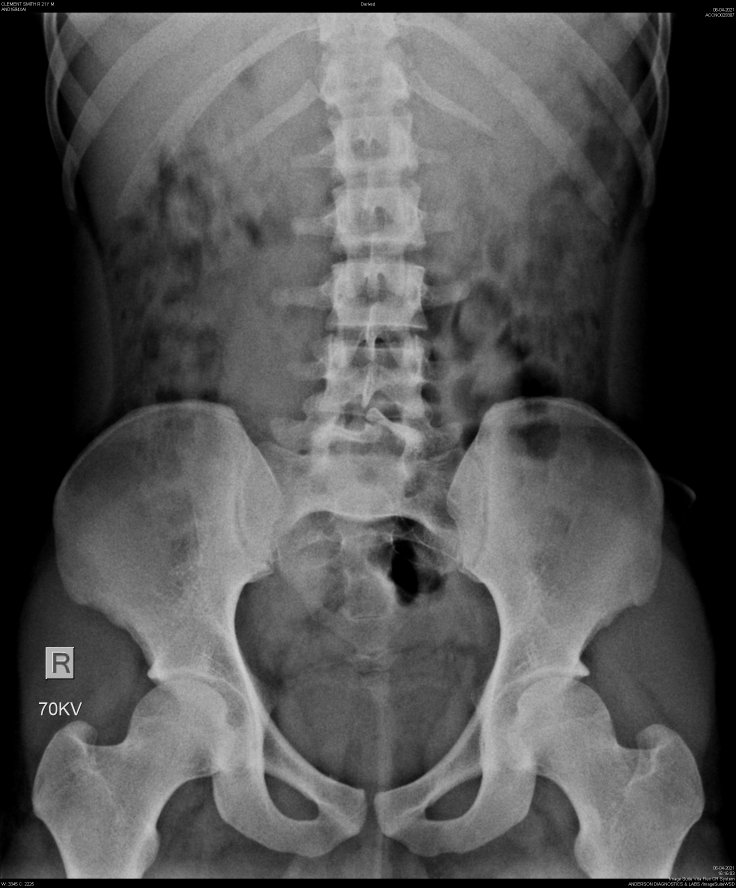
#> input picture X-Rays/70KV.jpg, 2208 x 2664 px (shown at 1/3 size)
$ jupyter execute 70-90-histogram.ipynb
#> lines starting #> are read from the running program, lines starting #| are printed output that depends on the picture; long printed decimals are rounded
[cell 1]
from PIL import Image, ImageOps
import numpy as np
from matplotlib import pyplot as plt
import cv2 as cv
import math

[cell 2]
im1 = Image.open('X-Rays/70KV.jpg')
#> im1 is the input picture: PIL image 2208x2664 RGB; min 0, max 255, mean 82.7

# applying equalize method
low_image = ImageOps.equalize(im1, mask = None)

plt.imshow(low_image)

[cell 3]
img = Image.open('X-Rays/92KV.jpg')
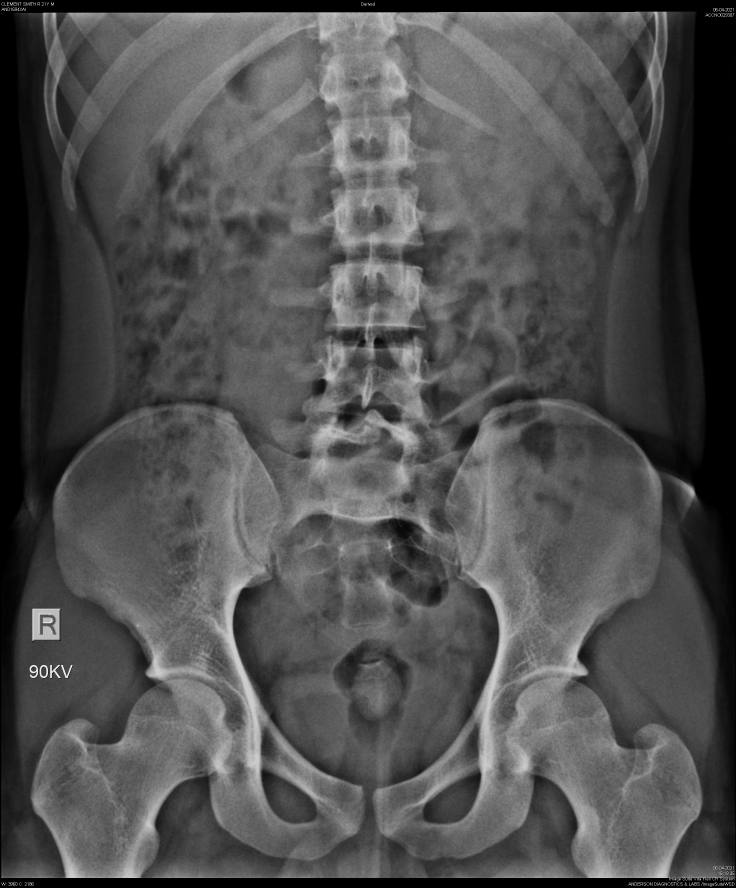
#> input picture X-Rays/92KV.jpg, 2208 x 2664 px (shown at 1/3 size)
#> img is the input picture: PIL image 2208x2664 RGB; min 0, max 255, mean 80.4
high_image = ImageOps.equalize(img, mask = None)
plt.imshow(high_image)

### L1

[cell 4]
left = 1000
top = 520
right = 1250
bottom = 650
low_cropped_img = low_image.crop((left,top,right,bottom))
plt.imshow(low_cropped_img)

[cell 5]
low_avg_pixel_intensity = np.mean(low_cropped_img)
#> low_avg_pixel_intensity = 228
print(low_avg_pixel_intensity)
#| 228.029

[cell 6]
left = 1000
top = 520
right = 1250
bottom = 750
high_cropped_img = high_image.crop((left,top,right,bottom))
plt.imshow(high_cropped_img)

[cell 7]
high_avg_pixel_intensity = np.mean(high_cropped_img)
#> high_avg_pixel_intensity = 210.6
print(high_avg_pixel_intensity)
#| 210.632

## Crop the region containing soft tissues

[cell 8]
left = 1500
top = 1195
right = 1526
bottom = 1205
low_cropped_img = low_image.crop((left,top,right,bottom))
plt.imshow(low_cropped_img)

[cell 9]
k_low_avg_pixel_intensity = np.mean(low_cropped_img)
#> k_low_avg_pixel_intensity = 85.58
print(k_low_avg_pixel_intensity)
#| 85.585

[cell 10]
left = 1449
top = 1196
right = 1480
bottom = 1212
high_cropped_img = high_image.crop((left,top,right,bottom))
#> high_cropped_img: PIL image 31x16 RGB
plt.imshow(high_cropped_img)

[cell 11]
k_high_avg_pixel_intensity = np.mean(high_cropped_img)
#> k_high_avg_pixel_intensity = 84.19
print(k_high_avg_pixel_intensity)
#| 84.190

[cell 12]
K = math.log(k_low_avg_pixel_intensity)/math.log(k_high_avg_pixel_intensity)
#> K = 1
K
#> Out = 1

[cell 13]
mu_b_low = 0.255

[cell 14]
mu_b_high = 0.199

[cell 15]
Numerator = (math.log(low_avg_pixel_intensity)) - (K * math.log(high_avg_pixel_intensity))
#> Numerator = 0.0595
print(Numerator)
#| 0.05953

[cell 16]
Denominator = mu_b_low - (K * mu_b_high)
#> Denominator = 0.0553
print(Denominator)
#| 0.05526

[cell 17]
M_b1 = Numerator/Denominator
#> M_b1 = 1.08

[cell 18]
M_b1
#> Out = 1.08

### L2

[cell 19]
left = 1000
top = 785
right = 1250
bottom = 1000
low_cropped_img = low_image.crop((left,top,right,bottom))
#> low_cropped_img: PIL image 250x215 RGB
plt.imshow(low_cropped_img)

[cell 20]
low_avg_pixel_intensity = np.mean(low_cropped_img)
#> low_avg_pixel_intensity = 216.4
print(low_avg_pixel_intensity)
#| 216.369

[cell 21]
left = 1000
top = 775
right = 1250
bottom = 960
high_cropped_img = high_image.crop((left,top,right,bottom))
#> high_cropped_img: PIL image 250x185 RGB
plt.imshow(high_cropped_img)

[cell 22]
high_avg_pixel_intensity = np.mean(high_cropped_img)
#> high_avg_pixel_intensity = 203.4
print(high_avg_pixel_intensity)
#| 203.410

[cell 23]
left = 1500
top = 1197
right = 1519
bottom = 1205
low_cropped_img = low_image.crop((left,top,right,bottom))
plt.imshow(low_cropped_img)

[cell 24]
k_low_avg_pixel_intensity = np.mean(low_cropped_img)
#> k_low_avg_pixel_intensity = 86.26
print(k_low_avg_pixel_intensity)
#| 86.263

[cell 25]
left = 1449
top = 1192
right = 1481
bottom = 1215
high_cropped_img = high_image.crop((left,top,right,bottom))
#> high_cropped_img: PIL image 32x23 RGB
plt.imshow(high_cropped_img)

[cell 26]
k_high_avg_pixel_intensity = np.mean(high_cropped_img)
#> k_high_avg_pixel_intensity = 85.91
print(k_high_avg_pixel_intensity)
#| 85.913

[cell 27]
K = math.log(k_low_avg_pixel_intensity)/math.log(k_high_avg_pixel_intensity)
K
#> Out = 1

[cell 28]
mu_b_low = 0.255

[cell 29]
mu_b_high = 0.199

[cell 30]
Numerator = (math.log(low_avg_pixel_intensity)) - (K * math.log(high_avg_pixel_intensity))
#> Numerator = 0.0569
print(Numerator)
#| 0.0569

[cell 31]
Denominator = mu_b_low - (K * mu_b_high)
#> Denominator = 0.0558
print(Denominator)
#| 0.05582

[cell 32]
M_b2 = Numerator/Denominator
#> M_b2 = 1.02

[cell 33]
M_b2
#> Out = 1.02

### L3

[cell 34]
left = 1000
top = 985
right = 1250
bottom = 1200
low_cropped_img = low_image.crop((left,top,right,bottom))
plt.imshow(low_cropped_img)

[cell 35]
low_avg_pixel_intensity = np.mean(low_cropped_img)
#> low_avg_pixel_intensity = 192.3
print(low_avg_pixel_intensity)
#| 192.270

[cell 36]
left = 1000
top = 985
right = 1250
bottom = 1150
high_cropped_img = high_image.crop((left,top,right,bottom))
#> high_cropped_img: PIL image 250x165 RGB
plt.imshow(high_cropped_img)

[cell 37]
high_avg_pixel_intensity = np.mean(high_cropped_img)
#> high_avg_pixel_intensity = 146.7
print(high_avg_pixel_intensity)
#| 146.680

[cell 38]
left = 1500
top = 1197
right = 1520
bottom = 1210
low_cropped_img = low_image.crop((left,top,right,bottom))
plt.imshow(low_cropped_img)
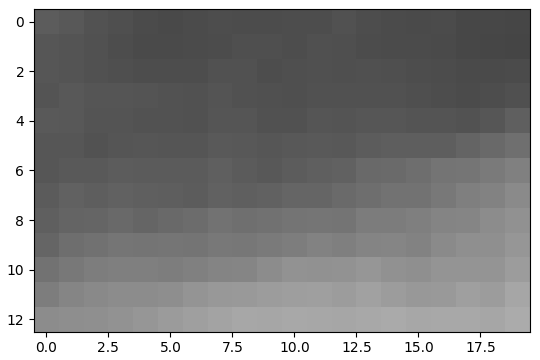
#> figure drawn by matplotlib, 1 panel

[cell 39]
k_low_avg_pixel_intensity = np.mean(low_cropped_img)
#> k_low_avg_pixel_intensity = 106.4
print(k_low_avg_pixel_intensity)
#| 106.404

[cell 40]
left = 1450
top = 1191
right = 1480
bottom = 1216
high_cropped_img = high_image.crop((left,top,right,bottom))
#> high_cropped_img: PIL image 30x25 RGB
plt.imshow(high_cropped_img)

[cell 41]
k_high_avg_pixel_intensity = np.mean(high_cropped_img)
#> k_high_avg_pixel_intensity = 86.03
print(k_high_avg_pixel_intensity)
#| 86.029

[cell 42]
K = math.log(k_low_avg_pixel_intensity)/math.log(k_high_avg_pixel_intensity)
#> K = 1.05
K
#> Out = 1.05

[cell 43]
mu_b_low = 0.255

[cell 44]
mu_b_high = 0.199

[cell 45]
Numerator = (math.log(low_avg_pixel_intensity)) - (K * math.log(high_avg_pixel_intensity))
#> Numerator = 0.0326
print(Numerator)
#| 0.03263

[cell 46]
Denominator = mu_b_low - (K * mu_b_high)
#> Denominator = 0.0465
print(Denominator)
#| 0.0465

[cell 47]
M_b3 = Numerator/Denominator
#> M_b3 = 0.702

[cell 48]
M_b3
#> Out = 0.702

### L4

[cell 49]
left = 950
top = 1185
right = 1250
bottom = 1300
low_cropped_img = low_image.crop((left,top,right,bottom))
#> low_cropped_img: PIL image 300x115 RGB
plt.imshow(low_cropped_img)

[cell 50]
low_avg_pixel_intensity = np.mean(low_cropped_img)
#> low_avg_pixel_intensity = 197.6
print(low_avg_pixel_intensity)
#| 197.592

[cell 51]
left = 1000
top = 1185
right = 1200
bottom = 1350
high_cropped_img = high_image.crop((left,top,right,bottom))
#> high_cropped_img: PIL image 200x165 RGB
plt.imshow(high_cropped_img)

[cell 52]
high_avg_pixel_intensity = np.mean(high_cropped_img)
#> high_avg_pixel_intensity = 150.2
print(high_avg_pixel_intensity)
#| 150.200

[cell 53]
left = 1501
top = 1197
right = 1520
bottom = 1210
low_cropped_img = low_image.crop((left,top,right,bottom))
plt.imshow(low_cropped_img)
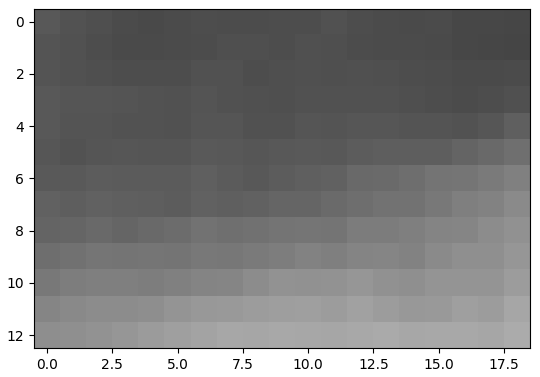
#> figure drawn by matplotlib, 1 panel

[cell 54]
k_low_avg_pixel_intensity = np.mean(low_cropped_img)
#> k_low_avg_pixel_intensity = 106.8
print(k_low_avg_pixel_intensity)
#| 106.842

[cell 55]
left = 1449
top = 1190
right = 1480
bottom = 1221
high_cropped_img = high_image.crop((left,top,right,bottom))
#> high_cropped_img: PIL image 31x31 RGB
plt.imshow(high_cropped_img)

[cell 56]
k_high_avg_pixel_intensity = np.mean(high_cropped_img)
#> k_high_avg_pixel_intensity = 87.35
print(k_high_avg_pixel_intensity)
#| 87.354

[cell 57]
K = math.log(k_low_avg_pixel_intensity)/math.log(k_high_avg_pixel_intensity)
K
#> Out = 1.05

[cell 58]
mu_b_low = 0.255

[cell 59]
mu_b_high = 0.199

[cell 60]
Numerator = (math.log(low_avg_pixel_intensity)) - (K * math.log(high_avg_pixel_intensity))
#> Numerator = 0.0484
print(Numerator)
#| 0.04843

[cell 61]
Denominator = mu_b_low - (K * mu_b_high)
#> Denominator = 0.047
print(Denominator)
#| 0.04703

[cell 62]
M_b4 = Numerator/Denominator
#> M_b4 = 1.03

[cell 63]
M_b4
#> Out = 1.03

### T12

[cell 64]
left = 990
top = 340
right = 1230
bottom = 530
low_cropped_img = low_image.crop((left,top,right,bottom))
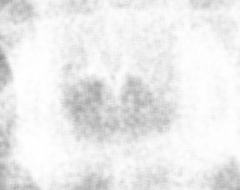
#> low_cropped_img: PIL image 240x190 RGB; min 140, max 255, mean 235.6
plt.imshow(low_cropped_img)

[cell 65]
low_avg_pixel_intensity = np.mean(low_cropped_img)
#> low_avg_pixel_intensity = 235.6
print(low_avg_pixel_intensity)
#| 235.570

[cell 66]
img = cv.imread('X-Rays/92KV.jpg')
norm_img = np.zeros((800,800))
final_high_image = cv.normalize(img,  norm_img, 0, 255, cv.NORM_MINMAX)
high_image = Image.fromarray(final_high_image)
plt.imshow(high_image)

[cell 67]
left = 1000
top = 350
right = 1220
bottom = 520
high_cropped_img = high_image.crop((left,top,right,bottom))
#> high_cropped_img: PIL image 220x170 RGB
plt.imshow(high_cropped_img)

[cell 68]
high_avg_pixel_intensity = np.mean(high_cropped_img)
#> high_avg_pixel_intensity = 137.9
print(high_avg_pixel_intensity)
#| 137.909

[cell 69]
left = 1501
top = 1197
right = 1520
bottom = 1210
low_cropped_img = low_image.crop((left,top,right,bottom))
plt.imshow(low_cropped_img)

[cell 70]
k_low_avg_pixel_intensity = np.mean(low_cropped_img)
print(k_low_avg_pixel_intensity)
#| 106.842

[cell 71]
left = 1449
top = 1190
right = 1477
bottom = 1221
high_cropped_img = high_image.crop((left,top,right,bottom))
#> high_cropped_img: PIL image 28x31 RGB
plt.imshow(high_cropped_img)

[cell 72]
k_high_avg_pixel_intensity = np.mean(high_cropped_img)
#> k_high_avg_pixel_intensity = 69.18
print(k_high_avg_pixel_intensity)
#| 69.182

[cell 73]
K = math.log(k_low_avg_pixel_intensity)/math.log(k_high_avg_pixel_intensity)
#> K = 1.1
K
#> Out = 1.1

[cell 74]
mu_b_low = 0.255

[cell 75]
mu_b_high = 0.199

[cell 76]
Numerator = (math.log(low_avg_pixel_intensity)) - (K * math.log(high_avg_pixel_intensity))
#> Numerator = 0.03
print(Numerator)
#| 0.03004

[cell 77]
Denominator = mu_b_low - (K * mu_b_high)
#> Denominator = 0.0356
print(Denominator)
#| 0.03559

[cell 78]
M_b5 = Numerator/Denominator
#> M_b5 = 0.844

[cell 79]
M_b5
#> Out = 0.844

[cell 80]
M_b1 ##L1
#> Out = 1.08

[cell 81]
M_b2 ##L2
#> Out = 1.02

[cell 82]
M_b3 ##L3
#> Out = 0.702

[cell 83]
M_b4 ##L4
#> Out = 1.03

[cell 84]
M_b5 ##T12
#> Out = 0.844

[cell 85]
M_b = (M_b1 + M_b2 + M_b3 + M_b4 + M_b5)/5
#> M_b = 0.934
M_b
#> Out = 0.934

### L1 - L2

[cell 86]
im1 = Image.open('X-Rays/70KV.jpg')

# applying equalize method
low_image = ImageOps.equalize(im1, mask = None)

plt.imshow(low_image)

[cell 87]
left = 990
top = 540
right = 1280
bottom = 980
low_cropped_img = low_image.crop((left,top,right,bottom))
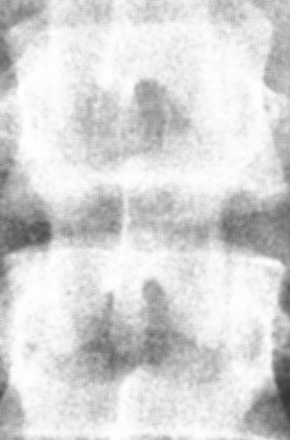
#> low_cropped_img: PIL image 290x440 RGB; min 52, max 255, mean 214.2
plt.imshow(low_cropped_img)

[cell 88]
low_avg_pixel_intensity = np.mean(low_cropped_img)
#> low_avg_pixel_intensity = 214.2
print(low_avg_pixel_intensity)
#| 214.218

[cell 89]
img = Image.open('X-Rays/92KV.jpg')
high_image = ImageOps.equalize(img, mask = None)
plt.imshow(high_image)

[cell 90]
left = 1000
top = 540
right = 1230
bottom = 990
high_cropped_img = high_image.crop((left,top,right,bottom))
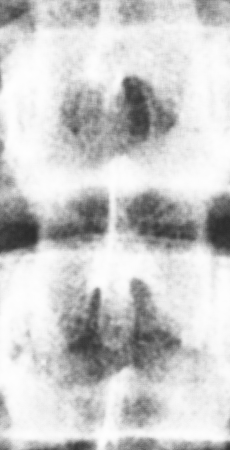
#> high_cropped_img: PIL image 230x450 RGB; min 44, max 254, mean 203.3
plt.imshow(high_cropped_img)

[cell 91]
high_avg_pixel_intensity = np.mean(high_cropped_img)
#> high_avg_pixel_intensity = 203.3
print(high_avg_pixel_intensity)
#| 203.289

[cell 92]
left = 1501
top = 1197
right = 1520
bottom = 1206
low_cropped_img = low_image.crop((left,top,right,bottom))
plt.imshow(low_cropped_img)
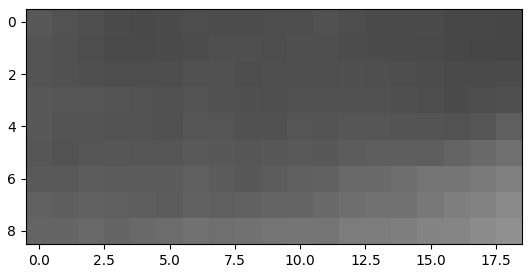
#> figure drawn by matplotlib, 1 panel

[cell 93]
k_low_avg_pixel_intensity = np.mean(low_cropped_img)
#> k_low_avg_pixel_intensity = 90.12
print(k_low_avg_pixel_intensity)
#| 90.117

[cell 94]
left = 1449
top = 1190
right = 1478
bottom = 1221
high_cropped_img = high_image.crop((left,top,right,bottom))
#> high_cropped_img: PIL image 29x31 RGB
plt.imshow(high_cropped_img)

[cell 95]
k_high_avg_pixel_intensity = np.mean(high_cropped_img)
#> k_high_avg_pixel_intensity = 89.53
print(k_high_avg_pixel_intensity)
#| 89.525

[cell 96]
K = math.log(k_low_avg_pixel_intensity)/math.log(k_high_avg_pixel_intensity)
#> K = 1
K
#> Out = 1

[cell 97]
mu_b_low = 0.255

[cell 98]
mu_b_high = 0.199

[cell 99]
Numerator = (math.log(low_avg_pixel_intensity)) - (K * math.log(high_avg_pixel_intensity))
#> Numerator = 0.0446
print(Numerator)
#| 0.04458

[cell 100]
Denominator = mu_b_low - (K * mu_b_high)
#> Denominator = 0.0557
print(Denominator)
#| 0.05571

[cell 101]
Mb_l1l2 = Numerator/Denominator
#> Mb_l1l2 = 0.8

[cell 102]
Mb_l1l2
#> Out = 0.8

### L1 - L3

[cell 103]
im1 = Image.open('X-Rays/70KV.jpg')

# applying equalize method
low_image = ImageOps.equalize(im1, mask = None)

plt.imshow(low_image)

[cell 104]
left = 970
top = 550
right = 1290
bottom = 1175
low_cropped_img = low_image.crop((left,top,right,bottom))
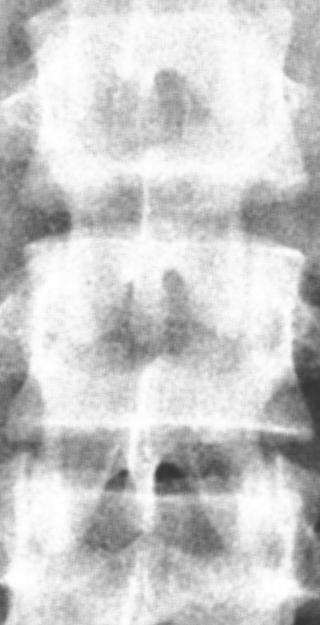
#> low_cropped_img: PIL image 320x625 RGB; min 50, max 255, mean 202
plt.imshow(low_cropped_img)

[cell 105]
low_avg_pixel_intensity = np.mean(low_cropped_img)
#> low_avg_pixel_intensity = 202
print(low_avg_pixel_intensity)
#| 202.018

[cell 106]
img = Image.open('X-Rays/92KV.jpg')
high_image = ImageOps.equalize(img, mask = None)
plt.imshow(high_image)

[cell 107]
left = 980
top = 560
right = 1270
bottom = 1175
high_cropped_img = high_image.crop((left,top,right,bottom))
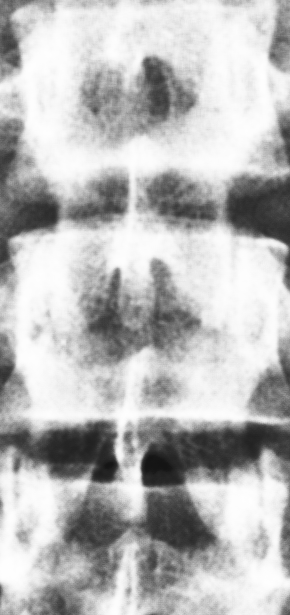
#> high_cropped_img: PIL image 290x615 RGB; min 20, max 255, mean 185.4
plt.imshow(high_cropped_img)

[cell 108]
high_avg_pixel_intensity = np.mean(high_cropped_img)
#> high_avg_pixel_intensity = 185.4
print(high_avg_pixel_intensity)
#| 185.398

[cell 109]
left = 1501
top = 1197
right = 1520
bottom = 1206
low_cropped_img = low_image.crop((left,top,right,bottom))
plt.imshow(low_cropped_img)

[cell 110]
k_low_avg_pixel_intensity = np.mean(low_cropped_img)
print(k_low_avg_pixel_intensity)
#| 90.117

[cell 111]
left = 1449
top = 1190
right = 1480
bottom = 1224
high_cropped_img = high_image.crop((left,top,right,bottom))
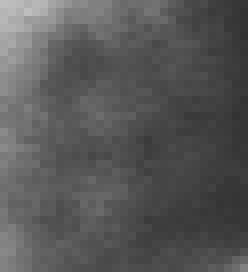
#> high_cropped_img: PIL image 31x34 RGB (shown 8 times larger); min 49, max 190, mean 87.4
plt.imshow(high_cropped_img)

[cell 112]
k_high_avg_pixel_intensity = np.mean(high_cropped_img)
#> k_high_avg_pixel_intensity = 87.36
#> (the rest of the program and of its run is left out)
